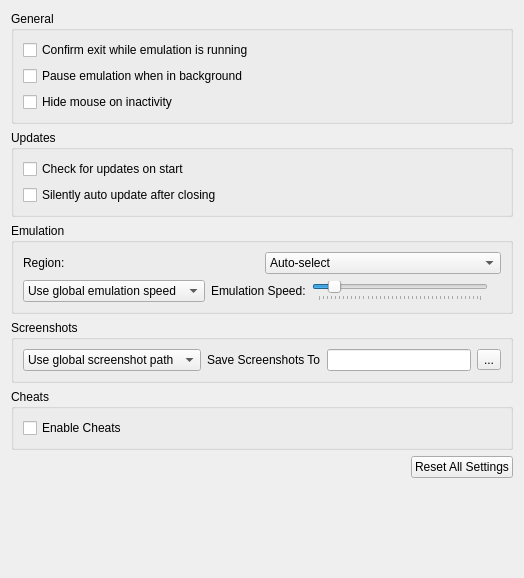
<?xml version="1.0" encoding="UTF-8"?>
<ui version="4.0">
 <class>ConfigureGeneral</class>
 <widget class="QWidget" name="ConfigureGeneral">
  <property name="geometry">
   <rect>
    <x>0</x>
    <y>0</y>
    <width>524</width>
    <height>578</height>
   </rect>
  </property>
  <property name="windowTitle">
   <string>Form</string>
  </property>
  <layout class="QHBoxLayout" name="horizontalLayout">
   <item>
    <layout class="QVBoxLayout" name="verticalLayout">
     <item>
      <widget class="QGroupBox" name="general_group">
       <property name="title">
        <string>General</string>
       </property>
       <layout class="QVBoxLayout" name="verticalLayout_5">
        <item>
         <widget class="QCheckBox" name="toggle_check_exit">
          <property name="text">
           <string>Confirm exit while emulation is running</string>
          </property>
         </widget>
        </item>
        <item>
         <widget class="QCheckBox" name="toggle_background_pause">
          <property name="text">
           <string>Pause emulation when in background</string>
          </property>
         </widget>
        </item>
        <item>
         <widget class="QCheckBox" name="toggle_hide_mouse">
          <property name="text">
           <string>Hide mouse on inactivity</string>
          </property>
         </widget>
        </item>
       </layout>
      </widget>
     </item>
     <item>
      <widget class="QGroupBox" name="updateBox">
       <property name="title">
        <string>Updates</string>
       </property>
       <layout class="QVBoxLayout" name="verticalLayout_4">
        <item>
         <widget class="QCheckBox" name="toggle_update_check">
          <property name="text">
           <string>Check for updates on start</string>
          </property>
         </widget>
        </item>
        <item>
         <widget class="QCheckBox" name="toggle_auto_update">
          <property name="text">
           <string>Silently auto update after closing</string>
          </property>
         </widget>
        </item>
       </layout>
      </widget>
     </item>
     <item>
      <widget class="QGroupBox" name="emulation_group">
       <property name="title">
        <string>Emulation</string>
       </property>
       <layout class="QVBoxLayout" name="verticalLayout_2">
        <item>
         <widget class="QWidget" name="widget_region" native="true">
          <layout class="QHBoxLayout" name="region_layout">
           <property name="leftMargin">
            <number>0</number>
           </property>
           <property name="topMargin">
            <number>0</number>
           </property>
           <property name="rightMargin">
            <number>0</number>
           </property>
           <property name="bottomMargin">
            <number>0</number>
           </property>
           <item>
            <widget class="QLabel" name="region_label">
             <property name="text">
              <string>Region:</string>
             </property>
            </widget>
           </item>
           <item>
            <widget class="QComboBox" name="region_combobox">
             <item>
              <property name="text">
               <string>Auto-select</string>
              </property>
             </item>
             <item>
              <property name="text">
               <string notr="true">JPN</string>
              </property>
             </item>
             <item>
              <property name="text">
               <string notr="true">USA</string>
              </property>
             </item>
             <item>
              <property name="text">
               <string notr="true">EUR</string>
              </property>
             </item>
             <item>
              <property name="text">
               <string notr="true">AUS</string>
              </property>
             </item>
             <item>
              <property name="text">
               <string notr="true">CHN</string>
              </property>
             </item>
             <item>
              <property name="text">
               <string notr="true">KOR</string>
              </property>
             </item>
             <item>
              <property name="text">
               <string notr="true">TWN</string>
              </property>
             </item>
            </widget>
           </item>
          </layout>
         </widget>
        </item>
        <item>
         <widget class="QWidget" name="emulation_speed_layout" native="true">
          <layout class="QHBoxLayout" name="emulation_speed_layout_inner">
           <property name="leftMargin">
            <number>0</number>
           </property>
           <property name="topMargin">
            <number>0</number>
           </property>
           <property name="rightMargin">
            <number>0</number>
           </property>
           <property name="bottomMargin">
            <number>0</number>
           </property>
           <item>
            <widget class="QComboBox" name="emulation_speed_combo">
             <item>
              <property name="text">
               <string>Use global emulation speed</string>
              </property>
             </item>
             <item>
              <property name="text">
               <string>Set emulation speed:</string>
              </property>
             </item>
            </widget>
           </item>
           <item>
            <widget class="QLabel" name="label_emulation_speed">
             <property name="text">
              <string>Emulation Speed:</string>
             </property>
            </widget>
           </item>
           <item>
            <widget class="QSlider" name="frame_limit">
             <property name="minimum">
              <number>0</number>
             </property>
             <property name="maximum">
              <number>199</number>
             </property>
             <property name="singleStep">
              <number>5</number>
             </property>
             <property name="pageStep">
              <number>15</number>
             </property>
             <property name="value">
              <number>19</number>
             </property>
             <property name="orientation">
              <enum>Qt::Horizontal</enum>
             </property>
             <property name="tickPosition">
              <enum>QSlider::TicksBelow</enum>
             </property>
            </widget>
           </item>
           <item>
            <widget class="QLabel" name="emulation_speed_display_label">
             <property name="text">
              <string/>
             </property>
             <property name="alignment">
              <set>Qt::AlignRight|Qt::AlignTrailing|Qt::AlignVCenter</set>
             </property>
            </widget>
           </item>
          </layout>
         </widget>
        </item>
       </layout>
      </widget>
     </item>
     <item>
      <widget class="QGroupBox" name="screenshot_group">
       <property name="title">
        <string>Screenshots</string>
       </property>
       <layout class="QGridLayout" name="gridLayout">
        <property name="verticalSpacing">
         <number>0</number>
        </property>
        <item row="0" column="1">
         <widget class="QWidget" name="widget_screenshot" native="true">
          <layout class="QHBoxLayout" name="screenshot_layout">
           <property name="leftMargin">
            <number>0</number>
           </property>
           <property name="topMargin">
            <number>0</number>
           </property>
           <property name="rightMargin">
            <number>0</number>
           </property>
           <property name="bottomMargin">
            <number>0</number>
           </property>
           <item>
            <widget class="QComboBox" name="screenshot_combo">
             <item>
              <property name="text">
               <string>Use global screenshot path</string>
              </property>
             </item>
             <item>
              <property name="text">
               <string>Set screenshot path:</string>
              </property>
             </item>
            </widget>
           </item>
           <item>
            <widget class="QLabel" name="screenshot_dir_label">
             <property name="text">
              <string>Save Screenshots To</string>
             </property>
            </widget>
           </item>
           <item>
            <widget class="QLineEdit" name="screenshot_dir_path"/>
           </item>
           <item>
            <widget class="QToolButton" name="change_screenshot_dir">
             <property name="text">
              <string>...</string>
             </property>
            </widget>
           </item>
          </layout>
         </widget>
        </item>
       </layout>
      </widget>
     </item>
     <item>
      <widget class="QGroupBox" name="cheatsBox">
       <property name="title">
        <string>Cheats</string>
       </property>
       <layout class="QVBoxLayout" name="verticalLayout_6">
        <item>
         <widget class="QCheckBox" name="toggle_enable_cheats">
          <property name="text">
           <string>Enable Cheats</string>
          </property>
         </widget>
        </item>
       </layout>
      </widget>
     </item>
     <item alignment="Qt::AlignRight">
      <widget class="QPushButton" name="button_reset_defaults">
       <property name="text">
        <string>Reset All Settings</string>
       </property>
      </widget>
     </item>
     <item>
      <spacer name="verticalSpacer">
       <property name="orientation">
        <enum>Qt::Vertical</enum>
       </property>
       <property name="sizeHint" stdset="0">
        <size>
         <width>20</width>
         <height>40</height>
        </size>
       </property>
      </spacer>
     </item>
    </layout>
   </item>
  </layout>
 </widget>
 <tabstops>
  <tabstop>toggle_check_exit</tabstop>
  <tabstop>toggle_background_pause</tabstop>
  <tabstop>toggle_hide_mouse</tabstop>
  <tabstop>toggle_update_check</tabstop>
  <tabstop>toggle_auto_update</tabstop>
  <tabstop>button_reset_defaults</tabstop>
 </tabstops>
 <resources/>
 <connections/>
</ui>
